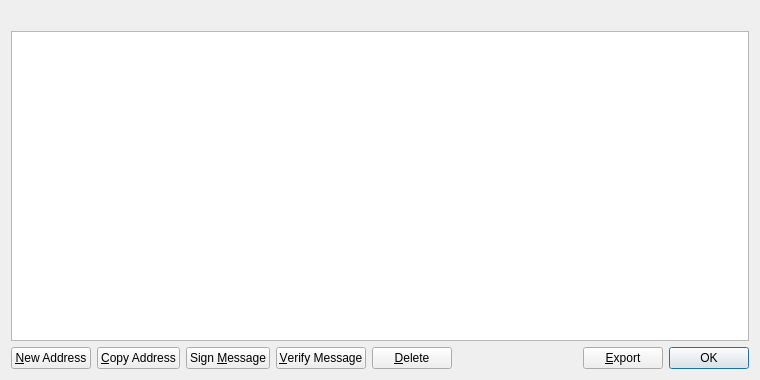
<?xml version="1.0" encoding="UTF-8"?>
<ui version="4.0">
 <class>AddressBookPage</class>
 <widget class="QWidget" name="AddressBookPage">
  <property name="geometry">
   <rect>
    <x>0</x>
    <y>0</y>
    <width>760</width>
    <height>380</height>
   </rect>
  </property>
  <property name="windowTitle">
   <string>Address Book</string>
  </property>
  <layout class="QVBoxLayout" name="verticalLayout">
   <item>
    <widget class="QLabel" name="labelExplanation">
     <property name="textFormat">
      <enum>Qt::PlainText</enum>
     </property>
     <property name="wordWrap">
      <bool>true</bool>
     </property>
    </widget>
   </item>
   <item>
    <widget class="QTableView" name="tableView">
     <property name="contextMenuPolicy">
      <enum>Qt::CustomContextMenu</enum>
     </property>
     <property name="toolTip">
      <string>Double-click to edit address or label</string>
     </property>
     <property name="tabKeyNavigation">
      <bool>false</bool>
     </property>
     <property name="alternatingRowColors">
      <bool>true</bool>
     </property>
     <property name="selectionMode">
      <enum>QAbstractItemView::SingleSelection</enum>
     </property>
     <property name="selectionBehavior">
      <enum>QAbstractItemView::SelectRows</enum>
     </property>
     <property name="sortingEnabled">
      <bool>true</bool>
     </property>
     <attribute name="verticalHeaderVisible">
      <bool>false</bool>
     </attribute>
    </widget>
   </item>
   <item>
    <layout class="QHBoxLayout" name="horizontalLayout">
     <item>
      <widget class="QPushButton" name="newAddress">
       <property name="toolTip">
        <string>Create a new address</string>
       </property>
       <property name="text">
        <string>&amp;New Address</string>
       </property>
       <property name="icon">
        <iconset resource="../bitcoin.qrc">
         <normaloff>:/icons/add</normaloff>:/icons/add</iconset>
       </property>
      </widget>
     </item>
     <item>
      <widget class="QPushButton" name="copyAddress">
       <property name="toolTip">
        <string>Copy the currently selected address to the system clipboard</string>
       </property>
       <property name="text">
        <string>&amp;Copy Address</string>
       </property>
       <property name="icon">
        <iconset resource="../bitcoin.qrc">
         <normaloff>:/icons/editcopy</normaloff>:/icons/editcopy</iconset>
       </property>
      </widget>
     </item>
     <item>
      <widget class="QPushButton" name="signMessage">
       <property name="toolTip">
        <string>Sign a message to prove you own a Primecoin address</string>
       </property>
       <property name="text">
        <string>Sign &amp;Message</string>
       </property>
       <property name="icon">
        <iconset resource="../bitcoin.qrc">
         <normaloff>:/icons/edit</normaloff>:/icons/edit</iconset>
       </property>
      </widget>
     </item>
     <item>
      <widget class="QPushButton" name="verifyMessage">
       <property name="toolTip">
        <string>Verify a message to ensure it was signed with a specified Primecoin address</string>
       </property>
       <property name="text">
        <string>&amp;Verify Message</string>
       </property>
       <property name="icon">
        <iconset resource="../bitcoin.qrc">
         <normaloff>:/icons/transaction_0</normaloff>:/icons/transaction_0</iconset>
       </property>
      </widget>
     </item>
     <item>
      <widget class="QPushButton" name="deleteAddress">
       <property name="toolTip">
        <string>Delete the currently selected address from the list</string>
       </property>
       <property name="text">
        <string>&amp;Delete</string>
       </property>
       <property name="icon">
        <iconset resource="../bitcoin.qrc">
         <normaloff>:/icons/remove</normaloff>:/icons/remove</iconset>
       </property>
      </widget>
     </item>
     <item>
      <spacer name="horizontalSpacer">
       <property name="orientation">
        <enum>Qt::Horizontal</enum>
       </property>
       <property name="sizeHint" stdset="0">
        <size>
         <width>40</width>
         <height>20</height>
        </size>
       </property>
      </spacer>
     </item>
     <item>
      <widget class="QPushButton" name="exportButton">
       <property name="toolTip">
        <string>Export the data in the current tab to a file</string>
       </property>
       <property name="text">
        <string>&amp;Export</string>
       </property>
       <property name="icon">
        <iconset resource="../bitcoin.qrc">
         <normaloff>:/icons/export</normaloff>:/icons/export</iconset>
       </property>
      </widget>
     </item>
     <item>
      <widget class="QDialogButtonBox" name="buttonBox">
       <property name="sizePolicy">
        <sizepolicy hsizetype="Maximum" vsizetype="Fixed">
         <horstretch>0</horstretch>
         <verstretch>0</verstretch>
        </sizepolicy>
       </property>
       <property name="standardButtons">
        <set>QDialogButtonBox::Ok</set>
       </property>
      </widget>
     </item>
    </layout>
   </item>
  </layout>
 </widget>
 <resources>
  <include location="../bitcoin.qrc"/>
 </resources>
 <connections/>
</ui>
